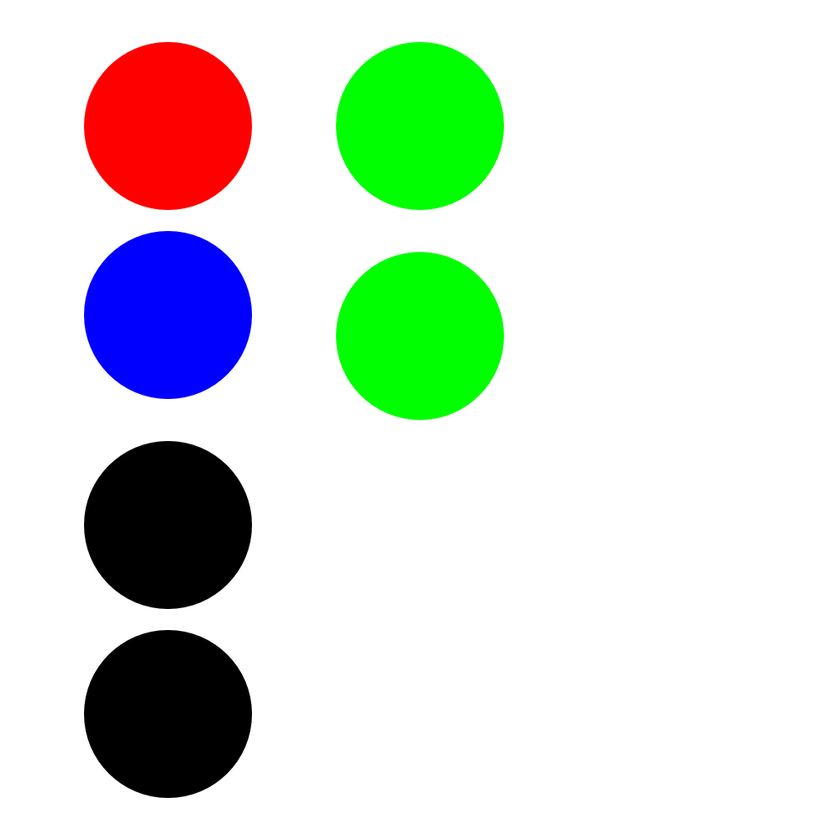
#> input picture images/frames/frame1.png, 840 x 840 px, shrunk from 1000 x 1000 before the run
$ python stack_frames.py
#> lines starting #> are read from the running program, lines starting #| are printed output that depends on the picture
import numpy
from scipy import stats
from PIL import Image

x = numpy.array(Image.open('images/frames/frame1.png'))
#> x is the input picture: shape (840, 840, 3); mean R, G, B 215, 223, 215
y = numpy.array(Image.open('images/frames/frame2.png'))
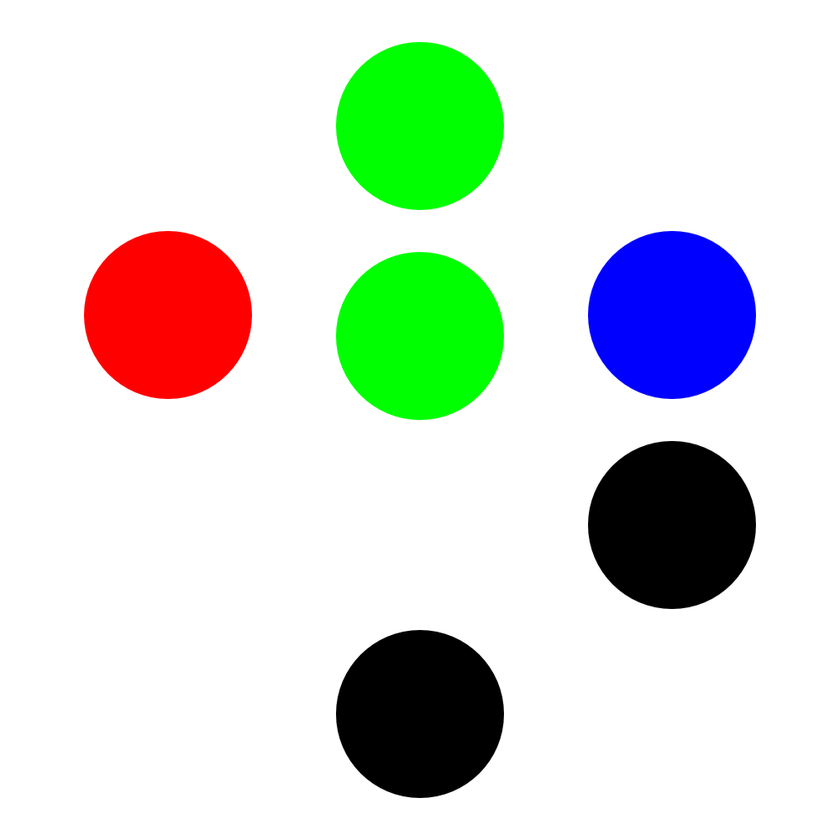
#> input picture images/frames/frame2.png, 840 x 840 px, shrunk from 1000 x 1000 before the run
#> y is the input picture: shape (840, 840, 3); mean R, G, B 215, 223, 215

#maximum
stacked = numpy.uint8(numpy.amax([x, y], axis=0))
array = Image.fromarray(stacked)
array.save('images/maximum/np.maximum.png', format='PNG')

#mean
stacked = numpy.uint8(numpy.mean([x, y], axis=0))
array = Image.fromarray(stacked)
array.save('images/mean/np.mean.png', format='PNG')

#median
stacked = numpy.uint8(numpy.median([x, y], axis=0))
array = Image.fromarray(stacked)
array.save('images/median/np.median.png', format='PNG')

#minimum
stacked = numpy.uint8(numpy.amin([x, y], axis=0))
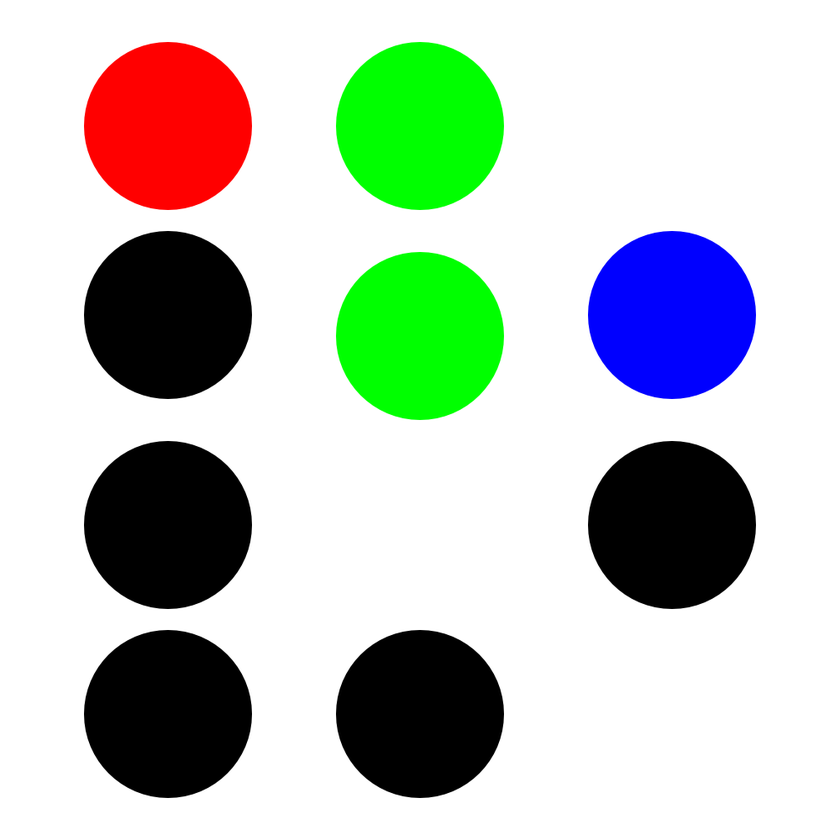
#> stacked: shape (840, 840, 3); mean R, G, B 191, 199, 191
array = Image.fromarray(stacked)
array.save('images/minimum/np.minimum.png', format='PNG')

#range
stacked = numpy.uint8(numpy.ptp([x, y], axis=0))
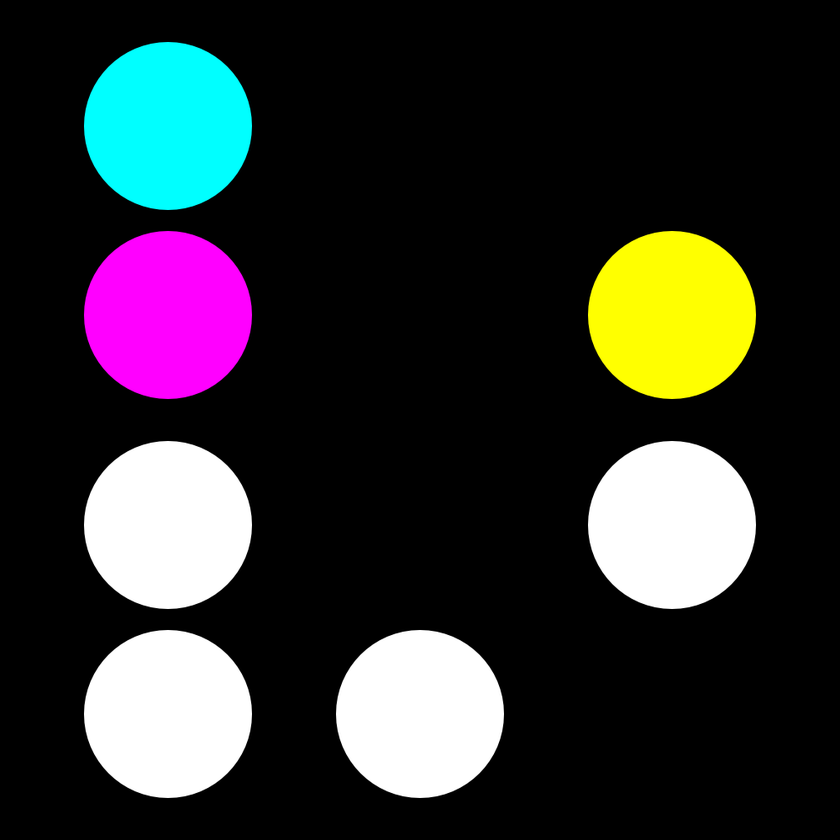
#> stacked: shape (840, 840, 3); mean R, G, B 48, 48, 48
array = Image.fromarray(stacked)
array.save('images/range/np.range.png', format='PNG')

#standard deviation
stacked = numpy.uint8(numpy.std([x, y], axis=0))
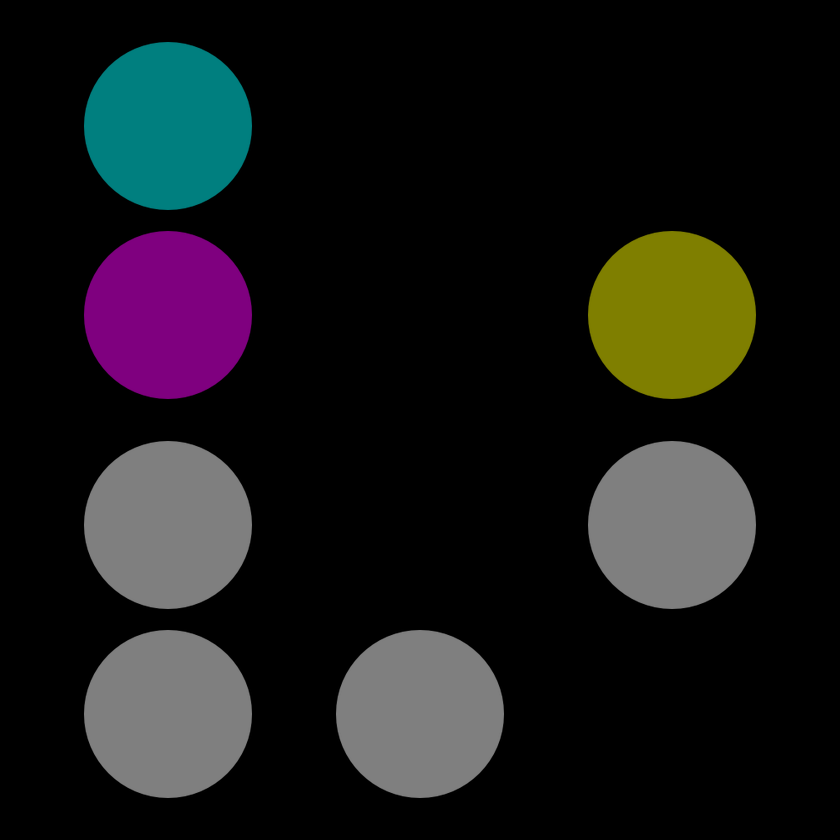
#> stacked: shape (840, 840, 3); mean R, G, B 23.9, 23.9, 23.9
array = Image.fromarray(stacked)
array.save('images/standard-deviation/np.standard-deviation.png', format='PNG')

#summation
stacked = numpy.uint8(numpy.sum([x, y], axis=0))
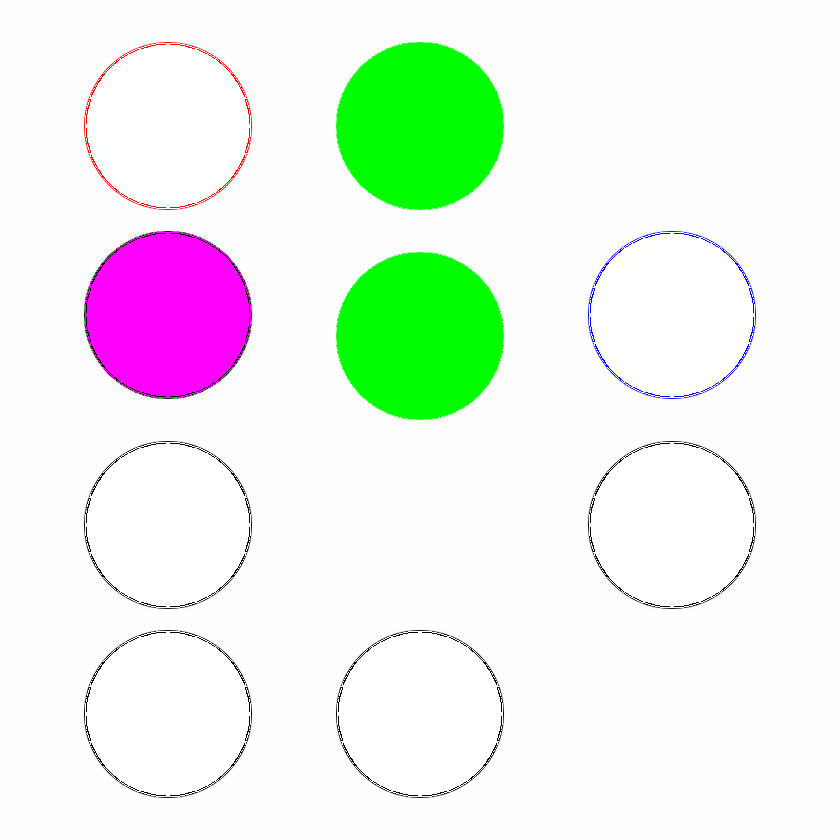
#> stacked: shape (840, 840, 3); mean R, G, B 236.4, 244.4, 236.4
array = Image.fromarray(stacked)
array.save('images/summation/np.summation.png', format='PNG')

#variance
stacked = numpy.uint8(numpy.var([x, y], axis=0))
array = Image.fromarray(stacked)
array.save('images/variance/np.variance.png', format='PNG')

#skewness
stacked = numpy.uint8(stats.skew([x, y], axis=0))
#> stacked: shape (840, 840, 3); every value is 0
array = Image.fromarray(stacked)
array.save('images/skewness/sp.skewness.png', format='PNG')

#kurtosis
stacked = numpy.uint8(stats.kurtosis([x, y], axis=0))
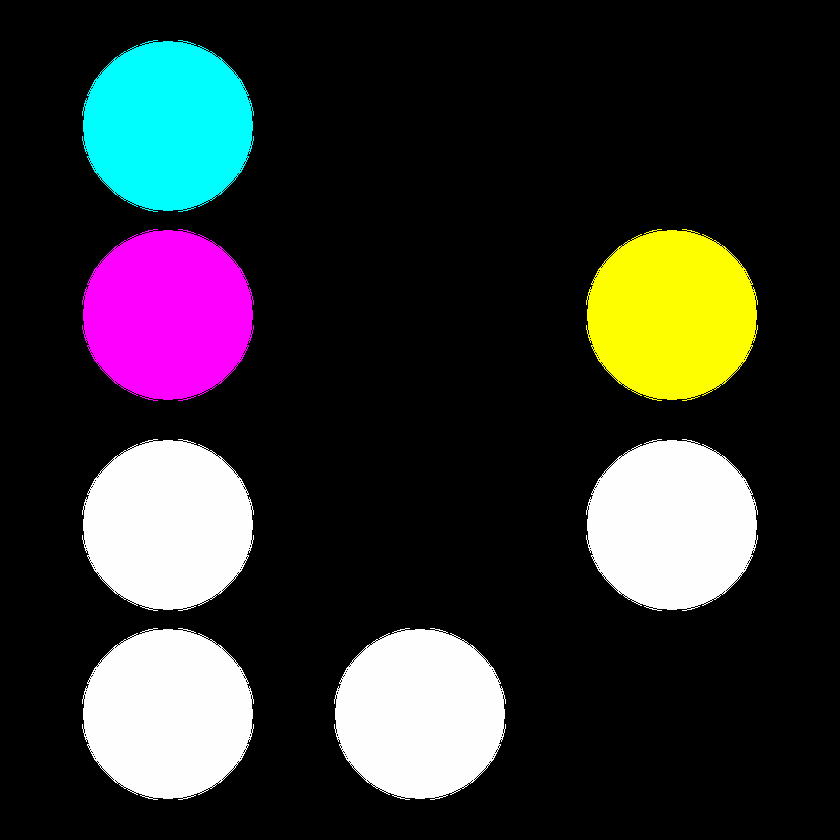
#> stacked: shape (840, 840, 3); mean R, G, B 49.6, 49.6, 49.6
array = Image.fromarray(stacked)
array.save('images/kurtosis/sp.kurtosis.png', format='PNG')
